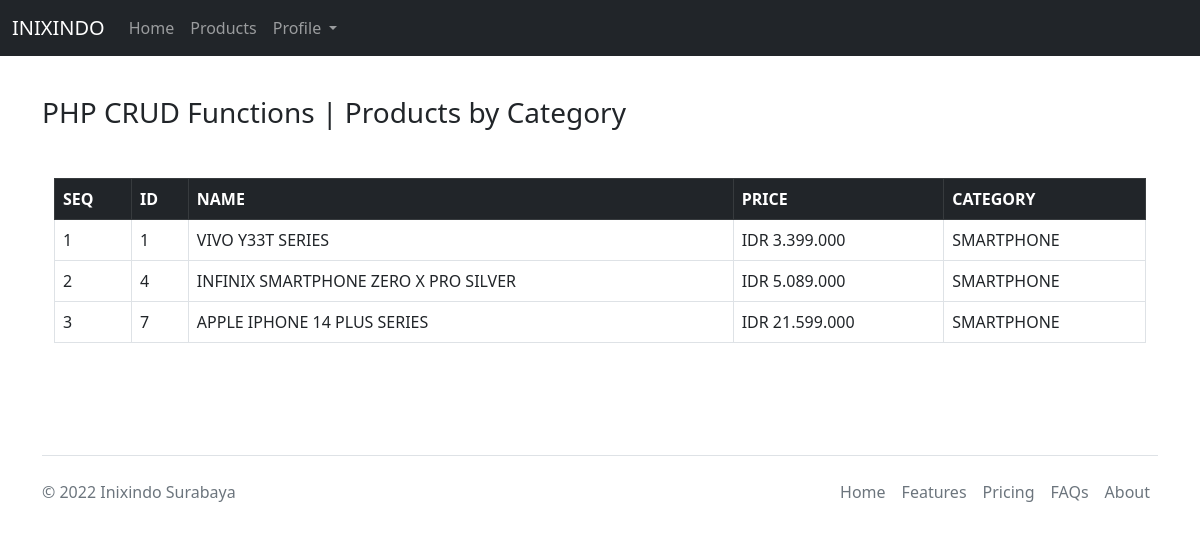
/products/category_view.php?view_category=SMARTPHONE, run on the app's committed database.
### tables this page shows
CREATE TABLE `products` (
  `id` int(15) NOT NULL,
  `name` varchar(70) NOT NULL,
  `price` decimal(10,0) NOT NULL,
  `description` text DEFAULT NULL,
  `category` varchar(50) NOT NULL,
  `created_at` timestamp NOT NULL DEFAULT current_timestamp()
);

### products/category_view.php (the view, shortened to what this page needs)
<?php
include "../layouts/headers.php";
include_once "../config/dbconfig.php";
?>
<body>
    <?php include "../layouts/navbar_profile.php"; ?>
    <div class="container mt-5 mb-5 py-5">
        <div>
            <h3>PHP CRUD Functions | Products by Category</h3>
        </div>
        <div class="container mt-5">
            <table class="table table-bordered table-hover">
                <thead>
                    <tr class="table-dark">
                        <th>SEQ</th>
                        <th>ID</th>
                        <th>NAME</th>
                        <th>PRICE</th>
                        <th>CATEGORY</th>
                    </tr>
                </thead>
                <?php
                if (isset($_GET['view_category'])) {
                    $sql_query = "SELECT * FROM products WHERE category = " . "'" . $_GET['view_category'] . "'";
                    $result_set = mysqli_query($con, $sql_query);
                    $seq = 1;
                    while ($fetched_row = mysqli_fetch_row($result_set)) {
                ?>
                        <tbody>
                            <tr>
                                <td><?php echo $seq; ?></td>
                                <td><?php echo $fetched_row[0]; ?></td>
                                <td><?php echo $fetched_row[1]; ?></td>
                                <td><?php echo "IDR " . number_format($fetched_row[2], 0, ",", "."); ?></td>
                                <td><?php echo $fetched_row[4]; ?></td>
                            </tr>
                        </tbody>
                    <?php
                        $seq++;
                    }
                    ?>
                <?php
                }
                ?>
            </table>
        </div>
    </div>
</body>
<?php
include "../layouts/footer.php";
?>

### data on the page
products: id "1", name "VIVO Y33T SERIES", price "3.399.000", category "SMARTPHONE"
products: id "4", name "INFINIX SMARTPHONE ZERO X PRO SILVER", price "5.089.000", category "SMARTPHONE"
products: id "7", name "APPLE IPHONE 14 PLUS SERIES", price "21.599.000", category "SMARTPHONE"
